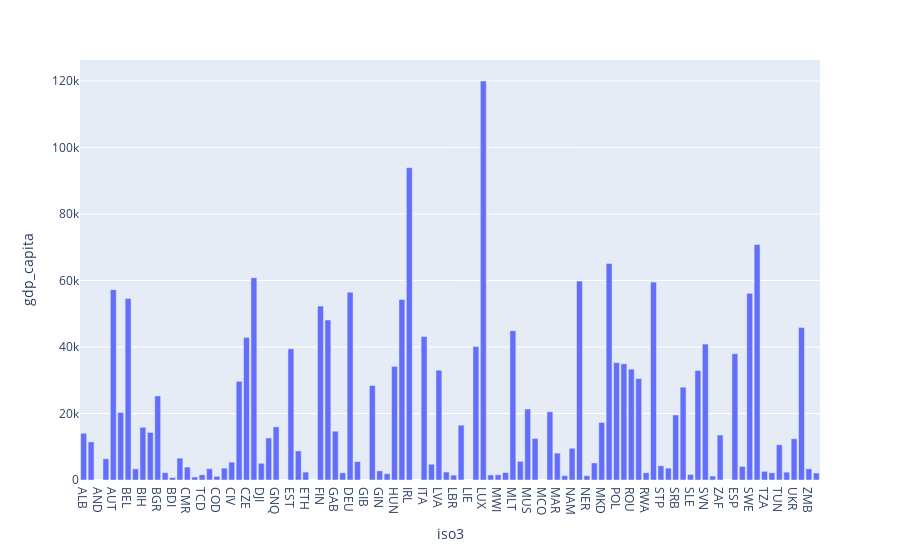

The cell this chart's notebook holds for it:
### Code cell
px.bar(df, x='iso3', y='gdp_capita')

### Figure 1 — Plotly figure (JSON) as saved in the notebook; plotly's stock layout.template omitted (floating-point values rounded to 4 significant figures)
{"data": [{"hovertemplate": "iso3=%{x}<br>gdp_capita=%{y}<extra></extra>", "legendgroup": "", "marker": {"color": "#636efa", "pattern": {"shape": ""}}, "name": "", "orientation": "v", "showlegend": false, "textposition": "auto", "type": "bar", "x": ["ALB", "DZA", "AND", "AGO", "AUT", "BLR", "BEL", "BEN", "BIH", "BWA", "BGR", "BFA", "BDI", "CPV", "CMR", "CAF", "TCD", "COM", "COD", "COG", "CIV", "HRV", "CZE", "DNK", "DJI", "EGY", "GNQ", "ERI", "EST", "SWZ", "ETH", "FRO", "FIN", "FRA", "GAB", "GMB", "DEU", "GHA", "GIB", "GRC", "GIN", "GNB", "HUN", "ISL", "IRL", "IMN", "ITA", "KEN", "LVA", "LSO", "LBR", "LBY", "LIE", "LTU", "LUX", "MDG", "MWI", "MLI", "MLT", "MRT", "MUS", "MDA", "MCO", "MNE", "MAR", "MOZ", "NAM", "NLD", "NER", "NGA", "MKD", "NOR", "POL", "PRT", "ROU", "RUS", "RWA", "SMR", "STP", "SEN", "SRB", "SYC", "SLE", "SVK", "SVN", "SOM", "ZAF", "SSD", "ESP", "SDN", "SWE", "CHE", "TZA", "TGO", "TUN", "UGA", "UKR", "GBR", "ZMB", "ZWE"], "xaxis": "x", "y": [14060.0, 11450.0, NaN, 6367.0, 57260.0, 20320.0, 54570.0, 3365.0, 15860.0, 14300.0, 25300.0, 2211.0, 751.2, 6577.0, 3871.0, 895.3, 1573.0, 3403.0, 1103.0, 3574.0, 5377.0, 29690.0, 42830.0, 60830.0, 5020.0, 12660.0, 15980.0, NaN, 39440.0, 8755.0, 2379.0, NaN, 52310.0, 48130.0, 14680.0, 2157.0, 56480.0, 5558.0, NaN, 28420.0, 2750.0, 1905.0, 34170.0, 54300.0, 93940.0, NaN, 43140.0, 4749.0, 33020.0, 2413.0, 1461.0, 16500.0, NaN, 40180.0, 120000.0, 1517.0, 1573.0, 2243.0, 44930.0, 5613.0, 21350.0, 12510.0, NaN, 20510.0, 8089.0, 1303.0, 9548.0, 59820.0, 1283.0, 5138.0, 17320.0, 65130.0, 35320.0, 34960.0, 33340.0, 30510.0, 2182.0, 59520.0, 4286.0, 3574.0, 19560.0, 27920.0, 1675.0, 32920.0, 40870.0, 1191.0, 13530.0, NaN, 37990.0, 4092.0, 56140.0, 70810.0, 2613.0, 2180.0, 10600.0, 2366.0, 12390.0, 45870.0, 3362.0, 2102.0], "yaxis": "y"}], "layout": {"barmode": "relative", "legend": {"tracegroupgap": 0}, "margin": {"t": 60}, "xaxis": {"anchor": "y", "domain": [0, 1], "title": {"text": "iso3"}}, "yaxis": {"anchor": "x", "domain": [0, 1], "title": {"text": "gdp_capita"}}}}
